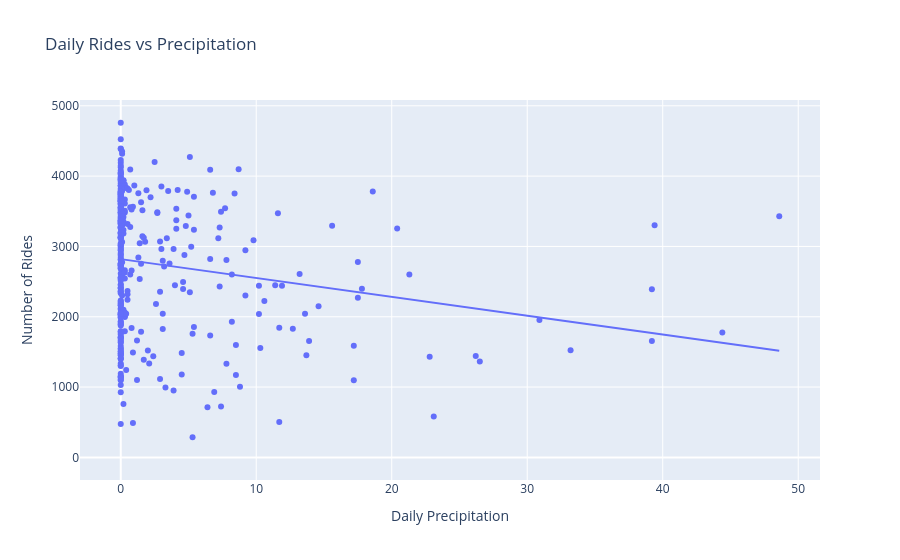

The notebook cell this image was saved under:
### Markdown cell above
Rides and Precipitation

### Code cell
fig = px.scatter(
    bike_weather_daily,
    x="precipitation_sum",
    y="number_of_rides",
    trendline="ols",
    title="Daily Rides vs Precipitation"
)

fig.update_layout(
    xaxis_title="Daily Precipitation",
    yaxis_title="Number of Rides"
)

fig.show()

### Figure 1 — Plotly figure (JSON) as saved in the notebook; plotly's stock layout.template omitted (floating-point values rounded to 4 significant figures; data arrays with more than 128 entries replaced by an {"elided": "..."} marker saying what was removed)
{"data": [{"hovertemplate": "precipitation_sum=%{x}<br>number_of_rides=%{y}<extra></extra>", "legendgroup": "", "marker": {"color": "#636efa", "symbol": "circle"}, "mode": "markers", "name": "", "orientation": "v", "showlegend": false, "type": "scatter", "x": {"elided": "366 float values"}, "xaxis": "x", "y": {"elided": "366 int values"}, "yaxis": "y"}, {"hovertemplate": "<b>OLS trendline</b><br>number_of_rides = -26.803 * precipitation_sum + 2819.56<br>R<sup>2</sup>=0.038025<br><br>precipitation_sum=%{x}<br>number_of_rides=%{y} <b>(trend)</b><extra></extra>", "legendgroup": "", "marker": {"color": "#636efa", "symbol": "circle"}, "mode": "lines", "name": "", "showlegend": false, "type": "scatter", "x": {"elided": "365 float values"}, "xaxis": "x", "y": {"elided": "365 float values"}, "yaxis": "y"}], "layout": {"legend": {"tracegroupgap": 0}, "title": {"text": "Daily Rides vs Precipitation"}, "xaxis": {"anchor": "y", "domain": [0, 1], "title": {"text": "Daily Precipitation"}}, "yaxis": {"anchor": "x", "domain": [0, 1], "title": {"text": "Number of Rides"}}}}
